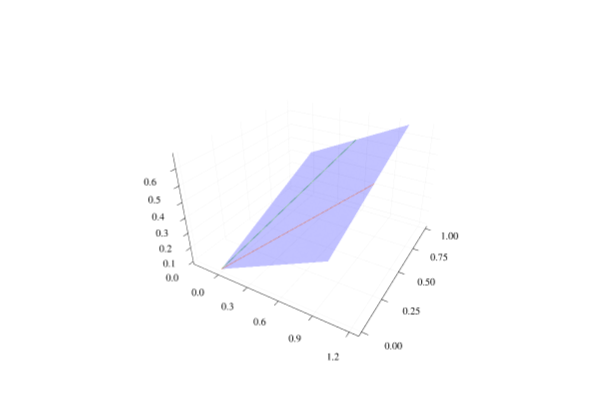

The notebook cell this image was saved under:
### Markdown cell above
Let's plot our plane and check if our vectors `a` and `b` lay inside it.

### Code cell
x = [0,1]
y = [0,1]
surface(x,y,z, cmap=:blue, alpha=0.5, legend=false,aspect_ratio=1)
quiver!([0],[0],[0],quiver=([a.e1],[a.e2],[a.e3]))
quiver!([0],[0],[0],quiver=([b.e1],[b.e2],[b.e3]))

### Figure 1 — Plotly figure (JSON) as saved in the notebook; plotly's stock layout.template omitted (floating-point values rounded to 4 significant figures)
{"data": [{"cmax": 0.6667, "cmin": 0, "colorbar": {"len": 0.9525, "title": {"text": ""}, "x": 0.9934, "y": 0.5139}, "colorscale": [[0, "rgba(0, 0, 255, 0.500)"], [1, "rgba(0, 0, 255, 0.500)"]], "name": "y1", "opacity": 0.5, "scene": "scene", "showlegend": false, "showscale": false, "type": "surface", "x": [0, 1], "xaxis": "x", "y": [0, 1], "yaxis": "y", "z": [[0, 0.3333], [0.3333, 0.6667]], "zaxis": "z", "zmax": 0.6667, "zmin": 0}, {"colorbar": {"len": 0.9525, "title": {"text": ""}, "x": 0.9934, "y": 0.5139}, "legendgroup": "", "line": {"color": "rgba(227, 111, 71, 1.000)", "dash": "solid", "shape": "linear", "width": 1}, "mode": "lines", "name": "", "scene": "scene", "showlegend": false, "type": "scatter3d", "x": [0, 1], "xaxis": "x", "y": [0, 0.5], "yaxis": "y", "z": [0, 0.5], "zaxis": "z", "zmax": 0.6667, "zmin": 0}, {"colorbar": {"len": 0.9525, "title": {"text": ""}, "x": 0.9934, "y": 0.5139}, "legendgroup": "", "line": {"color": "rgba(62, 164, 78, 1.000)", "dash": "solid", "shape": "linear", "width": 1}, "mode": "lines", "name": "", "scene": "scene", "showlegend": false, "type": "scatter3d", "x": [0, 0.5], "xaxis": "x", "y": [0, 1], "yaxis": "y", "z": [0, 0.5], "zaxis": "z", "zmax": 0.6667, "zmin": 0}], "layout": {"annotations": [], "height": 400, "margin": {"b": 20, "l": 0, "r": 0, "t": 20}, "paper_bgcolor": "rgba(255, 255, 255, 1.000)", "plot_bgcolor": "rgba(255, 255, 255, 1.000)", "scene": {"aspectmode": "auto", "aspectratio": {"x": 1.145, "y": 1.145, "z": 0.7631}, "camera": {"eye": {"x": 1.126, "y": -1.95, "z": 1.3}, "projection": "orthographic"}, "domain": {"x": [0.06582, 0.9934], "y": [0.03762, 0.9902]}, "xaxis": {"gridcolor": "rgba(0, 0, 0, 0.1)", "gridwidth": 0.5, "linecolor": "rgba(0, 0, 0, 1)", "mirror": false, "range": [-0.2742, 1.274], "showgrid": true, "showline": true, "showticklabels": true, "tickangle": 0, "tickcolor": "rgb(0, 0, 0)", "tickfont": {"color": "rgba(0, 0, 0, 1)", "family": "sans-serif", "size": 11}, "tickmode": "array", "ticks": "inside", "ticktext": ["0.0", "0.3", "0.6", "0.9", "1.2"], "tickvals": [0, 0.3, 0.6, 0.9, 1.2], "title": {"font": {"color": "rgba(0, 0, 0, 1)", "family": "sans-serif", "size": 15}, "text": ""}, "type": "linear", "visible": true, "zeroline": false, "zerolinecolor": "rgba(0, 0, 0, 1)"}, "yaxis": {"gridcolor": "rgba(0, 0, 0, 0.1)", "gridwidth": 0.5, "linecolor": "rgba(0, 0, 0, 1)", "mirror": false, "range": [-0.03, 1.03], "showgrid": true, "showline": true, "showticklabels": true, "tickangle": 0, "tickcolor": "rgb(0, 0, 0)", "tickfont": {"color": "rgba(0, 0, 0, 1)", "family": "sans-serif", "size": 11}, "tickmode": "array", "ticks": "inside", "ticktext": ["0.00", "0.25", "0.50", "0.75", "1.00"], "tickvals": [0, 0.25, 0.5, 0.75, 1], "title": {"font": {"color": "rgba(0, 0, 0, 1)", "family": "sans-serif", "size": 15}, "text": ""}, "type": "linear", "visible": true, "zeroline": false, "zerolinecolor": "rgba(0, 0, 0, 1)"}, "zaxis": {"gridcolor": "rgba(0, 0, 0, 0.1)", "gridwidth": 0.5, "linecolor": "rgba(0, 0, 0, 1)", "mirror": false, "range": [-0.02, 0.6867], "showgrid": true, "showline": true, "showticklabels": true, "tickangle": 0, "tickcolor": "rgb(0, 0, 0)", "tickfont": {"color": "rgba(0, 0, 0, 1)", "family": "sans-serif", "size": 11}, "tickmode": "array", "ticks": "inside", "ticktext": ["0.0", "0.1", "0.2", "0.3", "0.4", "0.5", "0.6"], "tickvals": [0, 0.1, 0.2, 0.3, 0.4, 0.5, 0.6], "title": {"font": {"color": "rgba(0, 0, 0, 1)", "family": "sans-serif", "size": 15}, "text": ""}, "type": "linear", "visible": true, "zeroline": false, "zerolinecolor": "rgba(0, 0, 0, 1)"}}, "showlegend": false, "width": 600}}
